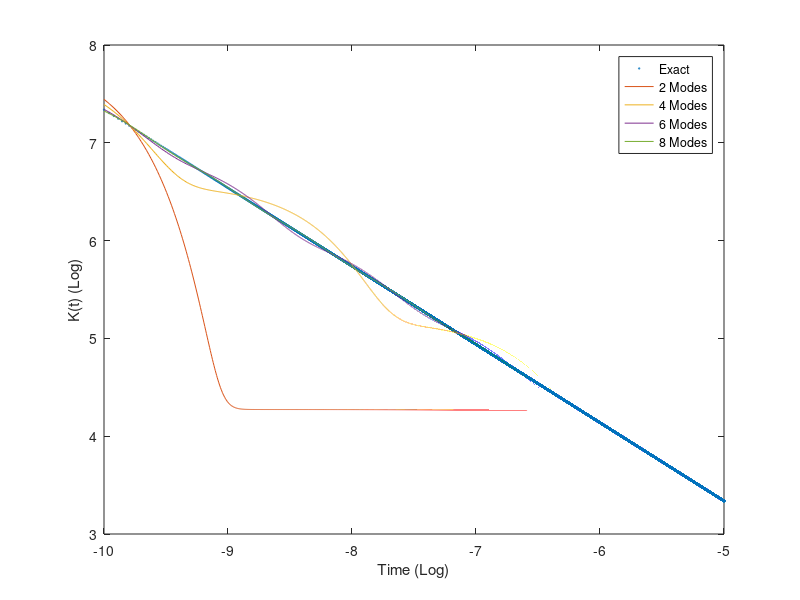

The MATLAB script that drew this image: (Note: this script raises an error after producing the figure.)
%The second order integrator of the Generalized Langevin Equation (GLE) is
%based on Baczweski and Bond (J. Chem. Phys. 129, 044107 (2013))
tic

close all; clc;


%Parameter declaration
dt = 1e-8; %Time step
f_sample=1e8; %Sampling frequency (for simulating real data acquisition)
R = 0.5e-6; %Radius of bead
rho = 2650; %Density of the bead
%rho = 1500; %Density of the bead
%eta = 0.0002; %Viscosity (fictituous)
eta = 0.001;
T = 300; %Temperature
k = [.01 .01 .01]; %Trap elastic constant
%k=[0 0 0];
r_eq = [0 0 0]; %Trap Equilibrium position
N = 1e+8; %Number of steps
run = 10; %Number of trajectories
r0 = [0 0 0]; %Initial position

Nsample=round(N*dt*f_sample);
outfreq=round(1/(dt*f_sample));

%Power law kernel
lambda = 0.8;
gamma_l = 1;
K = @(x) gamma_l/gamma(1-lambda)*x.^(-lambda);

%% Power law kernel, Mode Study
%tau_min=dt/10;
tau_min = dt/100;
%tau_max = N*dt;
tau_max=1e5*tau_min;
t = linspace(tau_min,tau_max,1e6);
figure(1)
plot(log10(t),log10(K(t)),'o','MarkerSize',1)
hold on
y = K(t)';
t = t';
modes = [2 4 6 8];
for i=1:length(modes)
    tau_k = logspace(log10(tau_min),log10(tau_max),modes(i));
    X = exp(-t./tau_k);
    a = X\y;
    plot(log10(t),log10(X*a))
end
hold off
legend('Exact','2 Modes','4 Modes','6 Modes','8 Modes')
xlabel('Time (Log)')
ylabel('K(t) (Log)')
drawnow
%%

% Pre-calculation coefficients
m = (4./3.)*pi*R.^3*rho; 
kB=1.38e-23; %Boltzmann constant
kBT=kB*T;
D = kBT/(6*pi*eta*R);
gamma_kern = kBT/D;

nmodes=2;
gamma_l=gamma_kern;
clear gamma
K = @(x) gamma_l/gamma(1-lambda)*x.^(-lambda);
y = K(t);
tau_rel = logspace(log10(tau_min),log10(tau_max),nmodes);
tau_rel(1)=1e-15;
X = exp(-t./tau_rel);
gamma_kern = (X\y).*tau_rel';
gamma_kern(1)= 10*gamma_kern(end);
gamma_kern(end)=gamma_kern(end)*500;
theta = exp(-dt./tau_rel)';
alpha = (1-theta)./sqrt(dt)';
%%

% Inizialization

r = repmat(r0,1,run);
r_sample=zeros(Nsample,3*run); 
v_sample=zeros(Nsample,3*run); 
v = zeros(1,3*run);
S = zeros(nmodes,3*run);

%%Equilibrate%%
for n = 1:100
    vhalf = v + dt/(2*m)*(-repmat(k,1,run).*(r-repmat(r_eq,1,run)) + sum(S));
    r = r + dt*vhalf;
    S = theta.*S - (1 - theta).*gamma_kern.*repmat(vhalf,[nmodes,1]) + alpha.*sqrt(2*kBT*gamma_kern).*randn(nmodes,3*run);
    Favg = mean(sum(S)-repmat(k,1,run).*(r-repmat(r_eq,1,run))); %Center of mass acceleration, to be substracted
    v = vhalf + dt/(2*m)*(-repmat(k,1,run).*(r-repmat(r_eq,1,run)) + sum(S) - Favg);
end

%%Sample%%
tic
OnTheFly_CoarseGrainACF(r,dt,30,0);
for n = 1:N
    vhalf = v + dt/(2*m)*(-repmat(k,1,run).*(r-repmat(r_eq,1,run)) + sum(S));
    r = r + dt*vhalf;
    S = theta.*S - (1 - theta).*gamma_kern.*repmat(vhalf,[nmodes,1]) + alpha.*sqrt(2*kBT*gamma_kern).*randn(nmodes,3*run);
    Favg = mean(sum(S)-repmat(k,1,run).*(r-repmat(r_eq,1,run))); %Center of mass acceleration, to be substracted
    v = vhalf + dt/(2*m)*(-repmat(k,1,run).*(r-repmat(r_eq,1,run)) + sum(S) - Favg);
    if (mod(n,outfreq)==0)
        r_sample(n/outfreq,:)=r;
        v_sample(n/outfreq,:)=v;
    end
    if (mod(100*n,N)==0)
        disp([num2str(100*n/N),' %'])
    end
    OnTheFly_CoarseGrainACF(r,dt,30,1);
end
[pacfCG,t_vacfCG,pacfCG_err]=OnTheFly_CoarseGrainACF(r,dt,30,2,'taumax',N*dt);